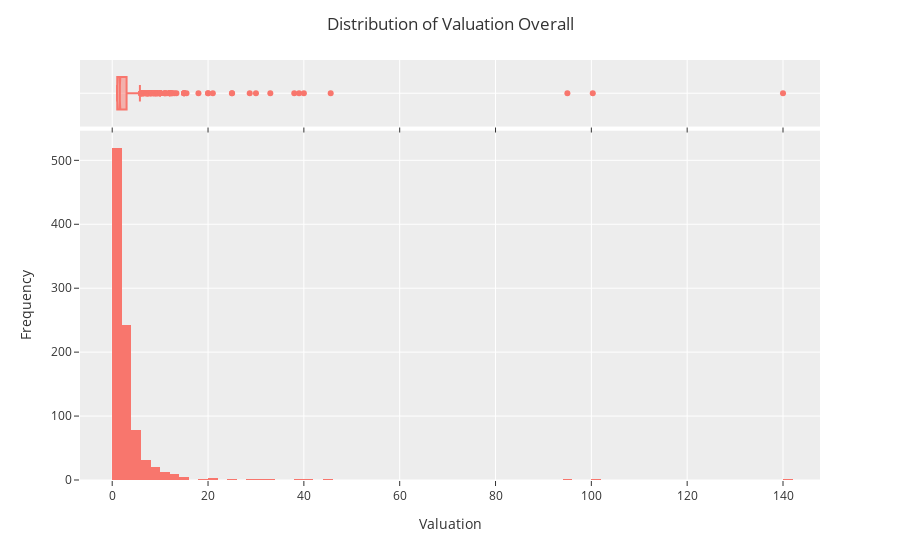

The notebook cell this image was saved under:
### Markdown cell above
Total valuation for the unicorn startup for the duration of 14 years, from 2007 to 2021 shows a cyclical trend. The first cycle lasted for 7 years, between 2007 to 2014 saw the total valuation of unicorn startups increased from $1.38 billion in 2017 to $165.38 billion by 2014. The second cycle, from 2015 to 2018 saw the total valuation increase from $98.55 billion to $495.47 billion, before declining to $362.48 billion by 2020. It increased drastically in 2021 to $972.74 billion. 

On the contrary, the number of startups showed a persistent increase. Between 2007 to 2013, the number of unicorn startups remain at single digit, ranging between 1 to 4 unicorn startups each year. The number of unicorn startups grew to double digit between 2014 to 2017. In 2014, the number of unicorn startups is 13 and by 2017, the number increased to 46. In 2018, the number of unicorn startups doubled to 107. In 2021, the number of unicorn startups grew at a much more rapid pace. The number increased four-fold from 110 in 2020 to 480 in 2021.

### Code cell
fig1 = px.histogram(df, x="Valuation", nbins=100,marginal='box')
fig1.update_layout(xaxis_title='Valuation',yaxis_title='Frequency',title='Distribution of Valuation Overall')
fig1.show()

### Figure 1 — Plotly figure (JSON) as saved in the notebook; plotly's stock layout.template omitted (floating-point values rounded to 4 significant figures; data arrays with more than 128 entries replaced by an {"elided": "..."} marker saying what was removed)
{"data": [{"alignmentgroup": "True", "bingroup": "x", "hovertemplate": "Valuation=%{x}<br>count=%{y}<extra></extra>", "legendgroup": "", "marker": {"color": "#F8766D", "pattern": {"shape": ""}}, "name": "", "nbinsx": 100, "offsetgroup": "", "orientation": "v", "showlegend": false, "type": "histogram", "x": {"elided": "935 float values"}, "xaxis": "x", "yaxis": "y"}, {"alignmentgroup": "True", "hovertemplate": "Valuation=%{x}<extra></extra>", "legendgroup": "", "marker": {"color": "#F8766D"}, "name": "", "notched": true, "offsetgroup": "", "showlegend": false, "type": "box", "x": {"elided": "935 float values"}, "xaxis": "x2", "yaxis": "y2"}], "layout": {"barmode": "relative", "legend": {"tracegroupgap": 0}, "margin": {"t": 60}, "title": {"text": "Distribution of Valuation Overall"}, "xaxis": {"anchor": "y", "domain": [0, 1], "title": {"text": "Valuation"}}, "xaxis2": {"anchor": "y2", "domain": [0, 1], "matches": "x", "showticklabels": false}, "yaxis": {"anchor": "x", "domain": [0, 0.8316], "title": {"text": "Frequency"}}, "yaxis2": {"anchor": "x2", "domain": [0.8416, 1], "matches": "y2", "showline": false, "showticklabels": false, "ticks": ""}}}
